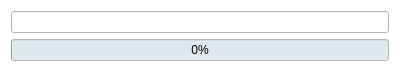
<?xml version="1.0" encoding="UTF-8"?>
<ui version="4.0">
 <class>estadoDaEncriptacao</class>
 <widget class="QDialog" name="estadoDaEncriptacao">
  <property name="geometry">
   <rect>
    <x>0</x>
    <y>0</y>
    <width>400</width>
    <height>72</height>
   </rect>
  </property>
  <property name="palette">
   <palette>
    <active>
     <colorrole role="Base">
      <brush brushstyle="SolidPattern">
       <color alpha="255">
        <red>224</red>
        <green>233</green>
        <blue>238</blue>
       </color>
      </brush>
     </colorrole>
     <colorrole role="Window">
      <brush brushstyle="SolidPattern">
       <color alpha="255">
        <red>255</red>
        <green>255</green>
        <blue>255</blue>
       </color>
      </brush>
     </colorrole>
    </active>
    <inactive>
     <colorrole role="Base">
      <brush brushstyle="SolidPattern">
       <color alpha="255">
        <red>224</red>
        <green>233</green>
        <blue>238</blue>
       </color>
      </brush>
     </colorrole>
     <colorrole role="Window">
      <brush brushstyle="SolidPattern">
       <color alpha="255">
        <red>255</red>
        <green>255</green>
        <blue>255</blue>
       </color>
      </brush>
     </colorrole>
    </inactive>
    <disabled>
     <colorrole role="Base">
      <brush brushstyle="SolidPattern">
       <color alpha="255">
        <red>255</red>
        <green>255</green>
        <blue>255</blue>
       </color>
      </brush>
     </colorrole>
     <colorrole role="Window">
      <brush brushstyle="SolidPattern">
       <color alpha="255">
        <red>255</red>
        <green>255</green>
        <blue>255</blue>
       </color>
      </brush>
     </colorrole>
    </disabled>
   </palette>
  </property>
  <property name="windowTitle">
   <string>PASME ENCRIPTADOR</string>
  </property>
  <layout class="QGridLayout" name="gridLayout">
   <item row="1" column="0">
    <widget class="QProgressBar" name="progresso">
     <property name="value">
      <number>0</number>
     </property>
    </widget>
   </item>
   <item row="0" column="0">
    <widget class="QLineEdit" name="status">
     <property name="palette">
      <palette>
       <active>
        <colorrole role="WindowText">
         <brush brushstyle="SolidPattern">
          <color alpha="255">
           <red>0</red>
           <green>0</green>
           <blue>0</blue>
          </color>
         </brush>
        </colorrole>
        <colorrole role="Base">
         <brush brushstyle="SolidPattern">
          <color alpha="255">
           <red>255</red>
           <green>255</green>
           <blue>255</blue>
          </color>
         </brush>
        </colorrole>
       </active>
       <inactive>
        <colorrole role="WindowText">
         <brush brushstyle="SolidPattern">
          <color alpha="255">
           <red>0</red>
           <green>0</green>
           <blue>0</blue>
          </color>
         </brush>
        </colorrole>
        <colorrole role="Base">
         <brush brushstyle="SolidPattern">
          <color alpha="255">
           <red>255</red>
           <green>255</green>
           <blue>255</blue>
          </color>
         </brush>
        </colorrole>
       </inactive>
       <disabled>
        <colorrole role="WindowText">
         <brush brushstyle="SolidPattern">
          <color alpha="255">
           <red>20</red>
           <green>19</green>
           <blue>18</blue>
          </color>
         </brush>
        </colorrole>
        <colorrole role="Base">
         <brush brushstyle="SolidPattern">
          <color alpha="255">
           <red>224</red>
           <green>233</green>
           <blue>238</blue>
          </color>
         </brush>
        </colorrole>
       </disabled>
      </palette>
     </property>
    </widget>
   </item>
  </layout>
 </widget>
 <resources/>
 <connections/>
</ui>
